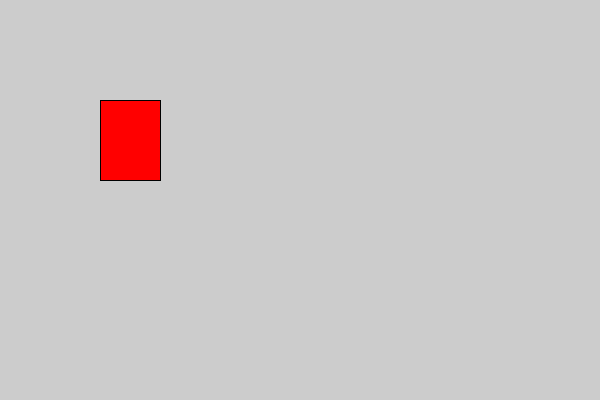
Frame 1 (no input)
Frame 60 (the mouse pressed at the canvas centre just before this capture): identical to frame 1, image omitted
Frame 120 (the mouse held since frame 60 and released just before this capture): identical to frame 1, image omitted

The Processing sketch that drew this single still picture (run headless with seeded random() and noise(); from frame 60 on, the mouse is pressed at the canvas centre):

// Processing sketch: RechteckProgramm
// ── RechteckProgramm.pde
Rechteck r1;

void setup()
{
  size(600,400);
  r1 = new Rechteck(100,100,60,80);
}

void draw()
{
  r1.zeichnen();
}

void keyPressed()
{
  if (key == 'b')
  {
    r1.breiter();
  }
  if (key == 'i')
  {
    r1.infosAusgeben();
  }
}

// ── Rechteck.pde
class Rechteck
{
  // Attribute
  float x;
  float y;
  float breite;
  float hoehe;
  
  // Konstruktor
  Rechteck(float x_, float y_, float b, float h)
  {
    x = x_;
    y = y_;
    breite = b;
    hoehe = h;
  }
  
  // Methoden
  void zeichnen()
  {
    fill(255,0,0);
    rect(x,y,breite,hoehe);
  }
  
  void breiter()
  {
    breite = breite + 10;
  }
  
  void infosAusgeben()
  {
    println("Infos:");
    println("Flaeche: " + breite*hoehe);
  }
}
